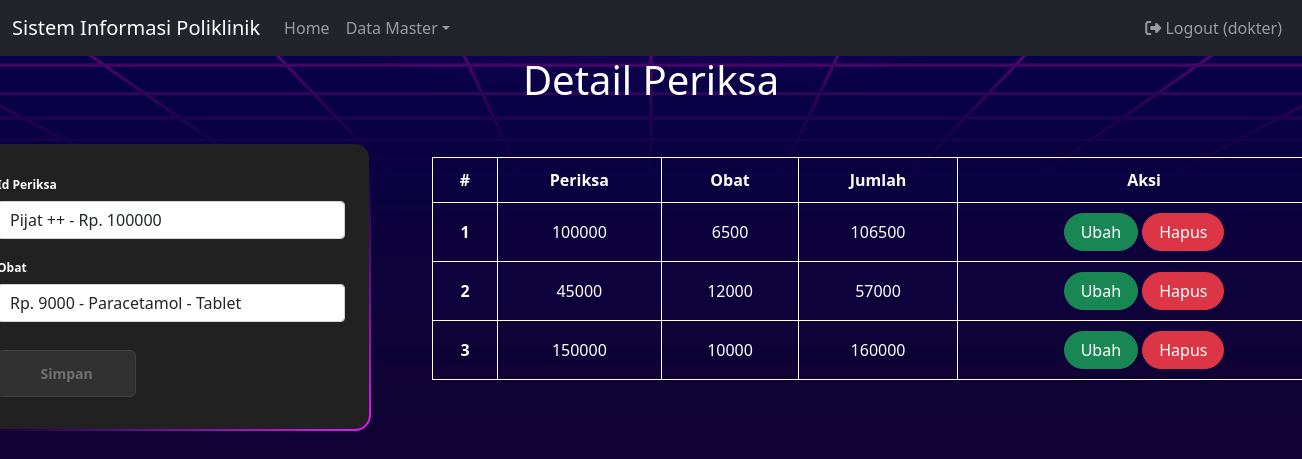
The page /index.php?page=detail_periksa (signed in) on the database its author committed.
### tables this page shows
CREATE TABLE `detail_periksa` (
  `id` int(11) NOT NULL,
  `id_periksa` int(11) UNSIGNED NOT NULL,
  `id_obat` int(11) UNSIGNED NOT NULL
);

CREATE TABLE `periksa` (
  `id` int(10) UNSIGNED NOT NULL,
  `id_daftar_poli` int(11) UNSIGNED NOT NULL,
  `tgl_periksa` datetime NOT NULL,
  `catatan` text NOT NULL,
  `biaya_periksa` int(11) NOT NULL
);

CREATE TABLE `obat` (
  `id` int(11) UNSIGNED NOT NULL,
  `nama_obat` varchar(50) NOT NULL,
  `kemasan` varchar(35) NOT NULL,
  `harga` int(11) NOT NULL
);

### detail_periksa.php (the view, shortened to what this page needs)
<?php
include 'koneksi.php';
$id_periksa = '';
$id_obat = '';
?>
<div class="container">
    <div class="header">
        <h1>Detail Periksa</h1>
    </div>
    <div class="row">
        <div class="col-md-3">
            <div class="form-container">
                <form class="form row" method="POST" action="" name="myForm" onsubmit="return(validate());">
                    <div class="form-group">
                        <label for="inputNama" class="form-label fw-bold">
                            Id Periksa
                        </label>
                        <select class="form-control" name="id_periksa">
                            <?php
                            $periksa = mysqli_query($mysqli, "SELECT * FROM Periksa");
                            while ($data = mysqli_fetch_array($periksa)) {
                                $selected = ($data['id'] == $id_periksa) ? 'selected="selected"' : '';
                                ?>
                                <option value="<?php echo $data['id'] ?>" <?php echo $selected ?>><?php echo $data['catatan'] . ' - Rp. ' . $data['biaya_periksa'] ?></option>
                            <?php
                            }
                            ?>
                        </select>
                    </div>
                    <div class="form-group">
                        <label for="inputNama" class="form-label fw-bold">
                            Obat
                        </label>
                        <select class="form-control" name="id_obat">
                            <?php
                            $obat = mysqli_query($mysqli, "SELECT * FROM obat");
                            while ($data = mysqli_fetch_array($obat)) {
                                $selected = ($data['id'] == $id_obat) ? 'selected="selected"' : '';
                                ?>
                                <option value="<?php echo $data['id'] ?>" <?php echo $selected ?>><?php echo 'Rp. ' . $data['harga'] .' - '. $data['nama_obat'] . ' - ' . $data['kemasan'] ?></option>
                            <?php
                            }
                            ?>
                        </select>
                    </div>
                    <div class="form-group">
                        <button type="submit" class="form-submit-btn" name="simpan">Simpan</button>
                    </div>
                </form>
            </div>
        </div>
        <div class="col-md-8 table-container">
            <table class="custom-table table-hover">
                <thead>
                    <tr>
                        <th scope="col">#</th>
                        <th scope="col">Periksa</th>
                        <th scope="col">Obat</th>
                        <th scope="col">Jumlah</th>
                        <th scope="col">Aksi</th>
                    </tr>
                </thead>
                <tbody>
                    <?php
                    $result = mysqli_query($mysqli, "SELECT detail_periksa.*, periksa.biaya_periksa as 'biaya_periksa', obat.harga as 'harga' FROM detail_periksa LEFT JOIN periksa ON (detail_periksa.id_periksa=periksa.id) LEFT JOIN obat ON (detail_periksa.id_obat=obat.id) ORDER BY id ASC");
                    $no = 1;
                    while ($data = mysqli_fetch_array($result)) {
                        $total_biaya = $data['biaya_periksa'] + $data['harga'];
                    ?>
                        <tr>
                            <th scope="row"><?php echo $no++ ?></th>
                            <td><?php echo $data['biaya_periksa'] ?></td>
                            <td><?php echo $data['harga'] ?></td>
                            <td><?php echo $total_biaya ?></td>
                            <td>
                                <a class="btn btn-success rounded-pill px-3" href="index.php?page=detail_periksa&id=<?php echo $data['id'] ?>">Ubah</a>
                                <a class="btn btn-danger rounded-pill px-3" href="index.php?page=detail_periksa&id=<?php echo $data['id'] ?>&aksi=hapus">Hapus</a>
                            </td>
                        </tr>
                    <?php
                    }
                    ?>
                </tbody>
            </table>
        </div>
    </div>
</div>

### css/style.css (style rules this page uses)
body { background-image: url('../img/bg.jpg'); background-size: cover; background-position: center; height: 100vh; margin: 0; display: flex; flex-direction: column; animation: fadeIn 1s ease-in-out; }
.container { flex: 1; display: flex; flex-direction: column; align-items: center; justify-content: flex-start; }
.header { text-align: center; color: #fff; }
.form-container { width: 400px; background: linear-gradient(#212121, #212121) padding-box, linear-gradient(145deg, transparent 35%,#e81cff, #40c9ff) border-box; border: 2px solid transparent; padding: 32px 24px; font-size: 14px; font-family: inherit; color: white; display: flex; flex-direction: column; gap: 20px; box-sizing: border-box; border-radius: 16px; background-size: 200% 100%; animation: gradient 5s ease infinite; margin-top: 30px; margin-right: 120vh; }
.form-container .form { display: flex; flex-direction: column; gap: 20px; }
.form-container .form-group { display: flex; flex-direction: column; gap: 2px; }
.form-container .form-group label { display: block; margin-bottom: 5px; color: white; font-weight: 600; font-size: 12px; }
.form-container .form-submit-btn { display: flex; align-items: flex-start; justify-content: center; align-self: flex-start; font-family: inherit; color: #717171; font-weight: 600; width: 40%; background: #313131; border: 1px solid #414141; padding: 12px 16px; font-size: inherit; gap: 8px; margin-top: 8px; cursor: pointer; border-radius: 6px; }
.table-container { margin-top:30px; margin-left:auto; }
.custom-table { background-color: transparent; width: 100%; margin-top: 15px; border-collapse: collapse; }
.custom-table th, .custom-table td { color: white; padding: 10px; text-align: center; border: 1px solid white; }

### rows shown on the page
detail_periksa: id_periksa.biaya_periksa "100000", id_obat.harga "6500", id_periksa.harga "106500"
detail_periksa: id_periksa.biaya_periksa "45000", id_obat.harga "12000", id_periksa.harga "57000"
detail_periksa: id_periksa.biaya_periksa "150000", id_obat.harga "10000", id_periksa.harga "160000"

### other values the page prints
$_SESSION['username'] "dokter"
form field id_periksa "Pijat ++ - Rp. 100000"
